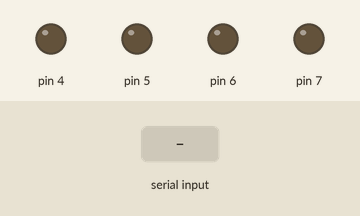
A sketch run on a simulated Arduino Uno, built with avr-gcc and run on an emulated ATmega328P. Parts: output pins drawn as LEDs (lit = HIGH). Inputs (shaded band) come from the test bench.

Above: at 1.2 s.
1.3 s: "F" received over Serial
At 2.5 s:
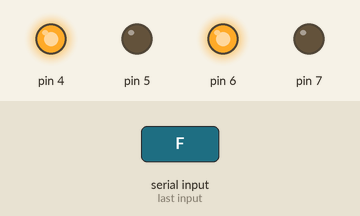
2.8 s: "B" received over Serial
At 3.7 s:
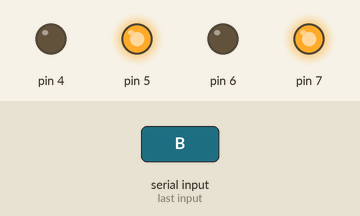
4.3 s: "R" received over Serial
At 4.8 s:
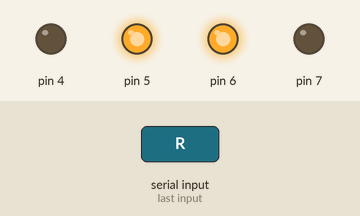
5.8 s: "L" received over Serial
At 7.0 s:
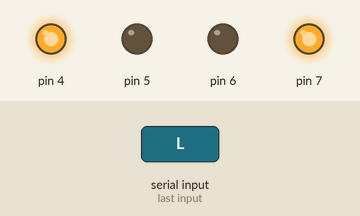
7.3 s: "S" received over Serial
At 8.3 s:
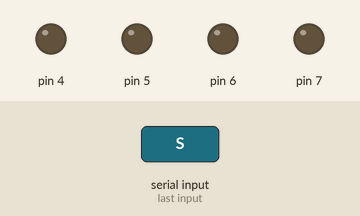
Timing chart, 0 to 9.8 s (numbered marks = the images above; inputs shaded):
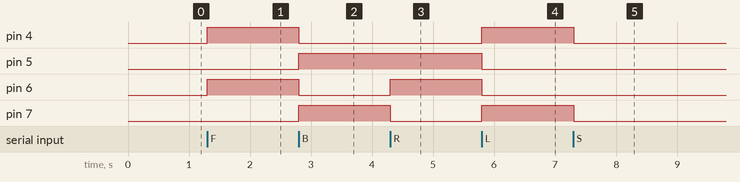

The sketch:

BLUETOOTH_CAR_SK.ino
```cpp
char data; // Variable to store received data
void setup() {
  Serial.begin(9600); // Start serial communication at 9600 baud rate
// Set motor control pins as output

  pinMode(4, OUTPUT);
  pinMode(5, OUTPUT);
  pinMode(6, OUTPUT);
  pinMode(7, OUTPUT);}

void loop() {
  if (Serial.available() > 0) {
data = Serial.read();//Read received data
// Control motor movement based on received data
    switch (data) {
      case 'F': // Move Forward
        digitalWrite(4, HIGH);
        digitalWrite(5, LOW);
        digitalWrite(6, HIGH);
        digitalWrite(7, LOW);
        break;
      case 'B': // Move Backward
        digitalWrite(4, LOW);
        digitalWrite(5, HIGH);
        digitalWrite(6, LOW);
        digitalWrite(7, HIGH);
        break;
      case 'R': // Turn Left
        digitalWrite(4, LOW);
        digitalWrite(5, HIGH);
        digitalWrite(6, HIGH);
        digitalWrite(7, LOW);
        break;
      case 'L': // Turn Right
        digitalWrite(4, HIGH);
        digitalWrite(5, LOW);
        digitalWrite(6, LOW);
        digitalWrite(7, HIGH);
        break;
      case 'S': // Stop
        digitalWrite(4, LOW);
        digitalWrite(5, LOW);
        digitalWrite(6, LOW);
        digitalWrite(7, LOW);
        break;
    }
  }
}
```

Measured:
- after the input at 1.3 s, pin 4, pin 6: LOW → HIGH at once
- after the input at 2.8 s, pin 4, pin 6: HIGH → LOW at once; pin 5, pin 7: LOW → HIGH at once
- after the input at 4.3 s, pin 6: LOW → HIGH at once; pin 7: HIGH → LOW at once
- after the input at 5.8 s, pin 4, pin 7: LOW → HIGH at once; pin 5, pin 6: HIGH → LOW at once
- after the input at 7.3 s, pin 4, pin 7: HIGH → LOW at once
